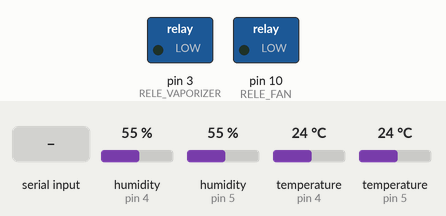
Simulated run of this sketch. Board: Arduino Uno, built with avr-gcc and run on an emulated ATmega328P. Parts: switched loads named in the sketch (green lamp = pin HIGH). The inputs (shaded band) are chosen by the test bench; at power-on: humidity (sensors on pin 4, pin 5) 55 %, temperature (sensors on pin 4, pin 5) 24 °C.

Above: at 1.2 s.
1.3 s: "1" received over Serial
At 2.4 s:
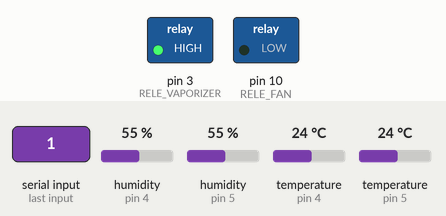
2.8 s: "0" received over Serial
At 3.5 s:
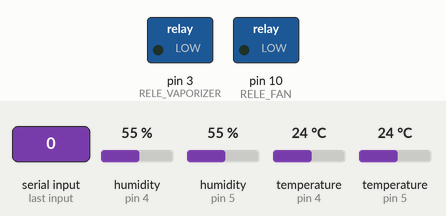
Timing chart, 0 to 5.8 s (numbered marks = the images above; inputs shaded):
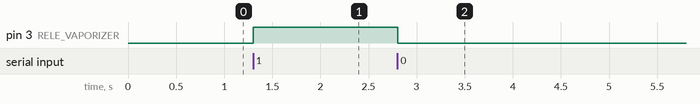

The sketch:

vaporizer.ino
```cpp
#include <DHT.h>

const int RELE_FAN = 10;
const int RELE_VAPORIZER = 3;
const int DHT11_1 = 4;
const int DHT11_2 = 5;

DHT dht_1(DHT11_1, DHT11);
DHT dht_2(DHT11_2, DHT11);

// датчик на объекте
float temp_1 = 0;
float humidity_1 = 0;

// датчик в багажнике
float temp_2 = 0;
float humidity_2 = 0;

bool enable_cooling = 0;

void setup() {
  Serial.begin(9600);
  pinMode(RELE_FAN,OUTPUT);
  pinMode(RELE_VAPORIZER,OUTPUT);
  dht_1.begin();
  dht_2.begin();
}

void loop() {
  update_sensors();
  bluetooth();
  if (enable_cooling==1) {
    cooling();
  }
  else {
    cooling_off();
  }
}

void update_sensors() {
  humidity_1 = dht_1.readHumidity(); //Измеряем влажность
  temp_1 = dht_1.readTemperature(); //Измеряем температуру
  if (isnan(humidity_1) || isnan(temp_1)) {  // Проверка. Если не удается считать показания, выводится «Ошибка считывания»
    Serial.println("error: sensor_1");
  }
  humidity_2 = dht_2.readHumidity(); //Измеряем влажность
  temp_2 = dht_2.readTemperature(); //Измеряем температуру
  if (isnan(humidity_2) || isnan(temp_2)) {  // Проверка. Если не удается считать показания, выводится «Ошибка считывания»
    Serial.println("error: sensor_2");
  }
}

float f(float t, float rh) {
  return 17.27*t/(237.7+t)+log(rh/100);
}

float dew_point(float t, float rh) {
  return 237.7*f(t,rh)/(17,27-f(t,rh));
}

void cooling() {
  float dew_point_1 = dew_point(temp_1,humidity_1);
  if (temp_1<dew_point_1) {
    digitalWrite(RELE_FAN,1);
    digitalWrite(RELE_VAPORIZER,0);
  }
  else {
    digitalWrite(RELE_FAN,0);
    digitalWrite(RELE_VAPORIZER,1);
  }
}

void cooling_off() {
  digitalWrite(RELE_FAN,0);
  digitalWrite(RELE_VAPORIZER,0);
}

void bluetooth() {
  if (Serial.available()>0) {
    char f = Serial.read();
    if (f=='g') {
      Serial.print("temp_1:     ");
      Serial.println(temp_1);
      Serial.print("humidity_1: ");
      Serial.println(humidity_1);
      Serial.print("temp_2:     ");
      Serial.println(temp_2);
      Serial.print("humidity_2: ");
      Serial.println(humidity_2);
      Serial.println();
    }
    if (f=='1') {
      enable_cooling = 1;
    }
    if (f=='0') {
      enable_cooling = 0;
    }
  }
}
```

Measured:
- after the input at 1.3 s, pin 3 (RELE_VAPORIZER): LOW → HIGH at once
- after the input at 2.8 s, pin 3 (RELE_VAPORIZER): HIGH → LOW at once
